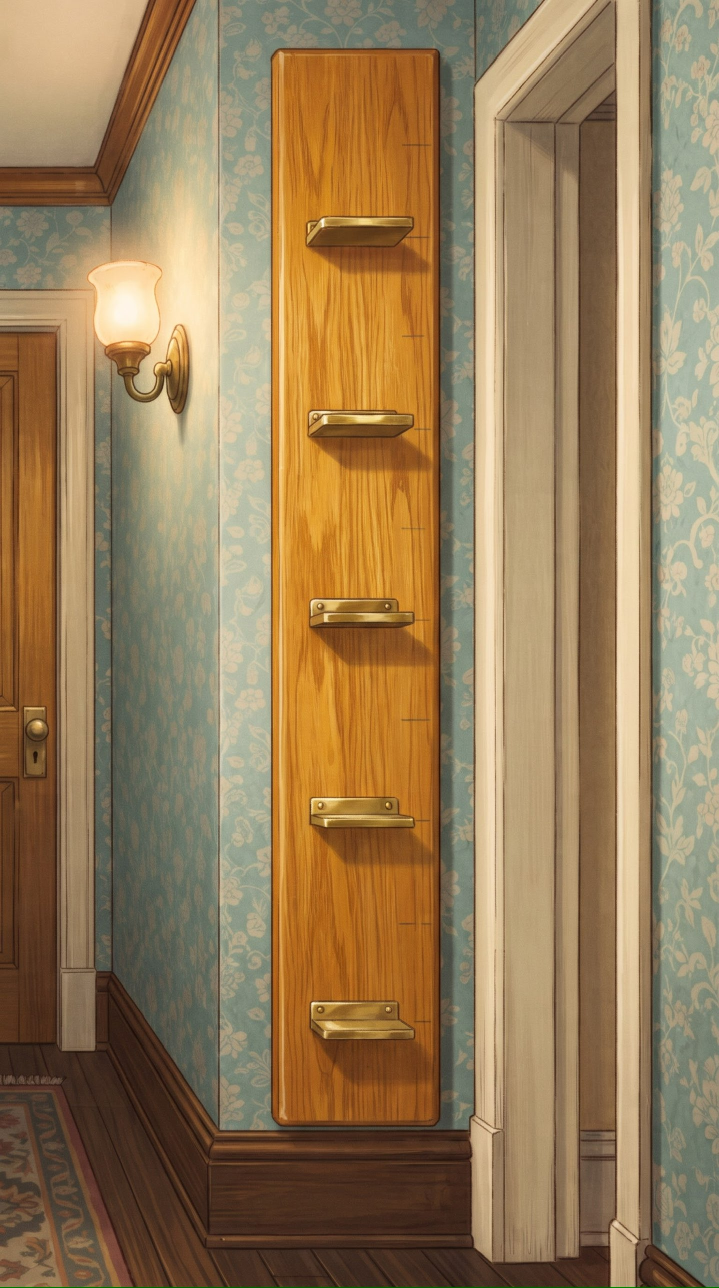
#> input picture episodes/2026-11-28_patrimoine_age/decors/ref_toise.jpg, 1438 x 2576 px, given in place of couverture.png, which was not available (shown at 1/2 size)
$ python couverture.py
#> lines starting #> are read from the running program, lines starting #| are printed output that depends on the picture
#> (the call stopped at in card, `s=cairo.ImageSurface(cairo.FORMAT_ARGB32,W,H); c=cairo.Context(s); bg(c)`: cairo is not available in this run)
### lib/gros_plan.py
"""Gros plans de Mister Coin pour les couvertures (24/11/2026).

Les 14 expressions sont dans mister_coin/gros_plans/couv_*.png (détourées, cadre complet 1438 × 2576 : le bas de l'image est le bas de la couverture).
coller() les pose en bas d'une couverture 1080 × 1920 du gabarit lib/cards_lib.py, sous le titre et la question, avec le halo doré habituel.
Liste et usages : mister_coin/veo/prompts_gemini_gros_plans_couvertures.md.
"""
import os
from PIL import Image, ImageFilter

ICI = os.path.dirname(os.path.abspath(__file__))
DOSSIER = os.path.join(ICI, '..', 'mister_coin', 'gros_plans')
EXPRESSIONS = sorted(f[5:-4] for f in os.listdir(DOSSIER) if f.startswith('couv_') and f.endswith('.png'))

def coller(im, expression, haut_libre=1110, largeur_max=1.0, halo=.7):
    """im : couverture RGBA (1080 × 1920). expression : 'choc', 'etoiles', 'sceptique'…
    haut_libre : y au-dessus duquel rien de Mister Coin ne doit monter (titre, sous-titre et question restent dégagés).
    Il est mis à l'échelle pour tenir sous haut_libre et dans la largeur, centré, posé sur le bas de la couverture."""
#> called with expression = 'victoire', haut_libre = 1110, largeur_max = 0.78, halo = 0.7
    W, H = im.size
    g = Image.open(os.path.join(DOSSIER, f'couv_{expression}.png')).convert('RGBA')
    x0, y0, x1, y1 = g.getbbox()
#> x0 = 0; y0 = 0; x1 = 1438; y1 = 2576
    e = min(W * largeur_max / g.width, (H - haut_libre) / (g.height - y0))
#> e = 0.569
    g = g.resize((round(g.width * e), round(g.height * e)), Image.LANCZOS)
    cx = (x0 + x1) / 2 * e
#> cx = 409.2
    pos = (round(W / 2 - cx), H - g.height)
#> pos = (310, 1110)
    calque = Image.new('RGBA', (W, H), 0)
#> calque: PIL image 1438x2576 RGBA; every value is 0
    if pos[0] < 0: g = g.crop((-pos[0], 0, g.width, g.height)); pos = (0, pos[1])   # alpha_composite refuse les positions négatives
    calque.alpha_composite(g, pos)
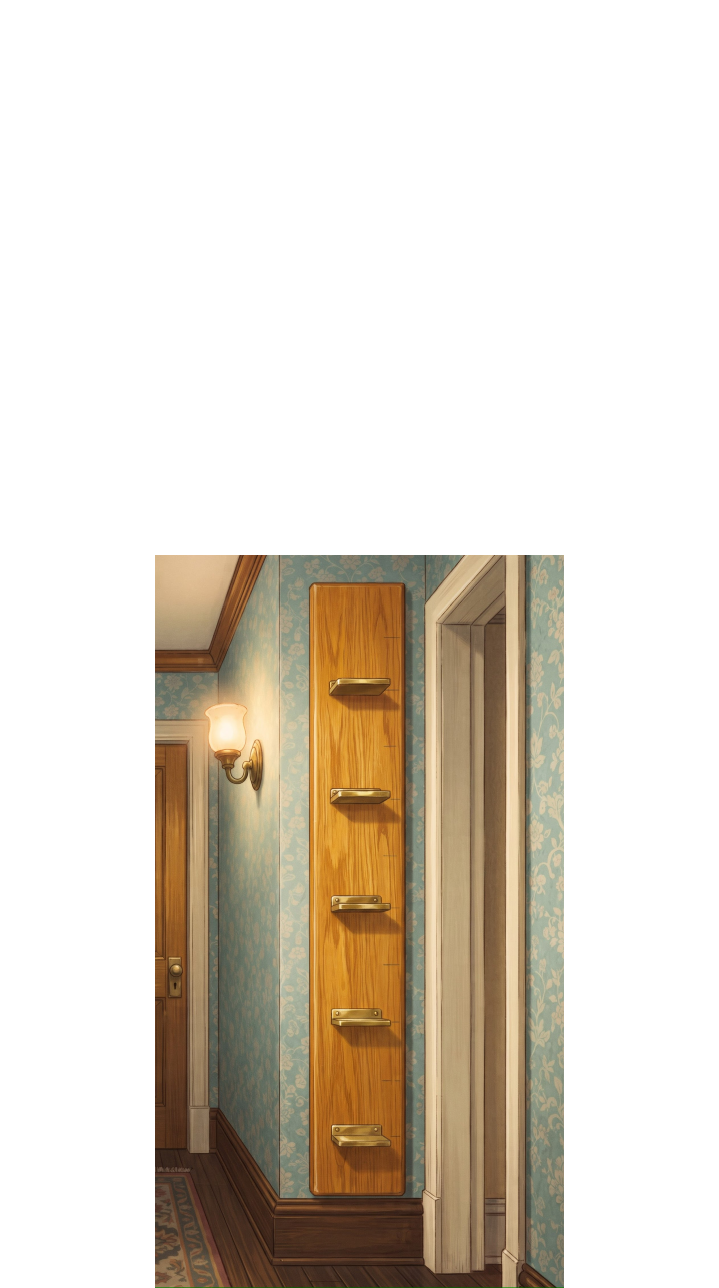
#> calque: PIL image 1438x2576 RGBA (shown at 1/2 size); mean R, G, B, A 48.8, 40.4, 28.4, 82.6; transparent parts drawn white
    lueur = Image.new('RGBA', (W, H), (255, 200, 110, 0))
    lueur.putalpha(calque.getchannel('A').filter(ImageFilter.GaussianBlur(45)).point(lambda v: int(v * halo)))
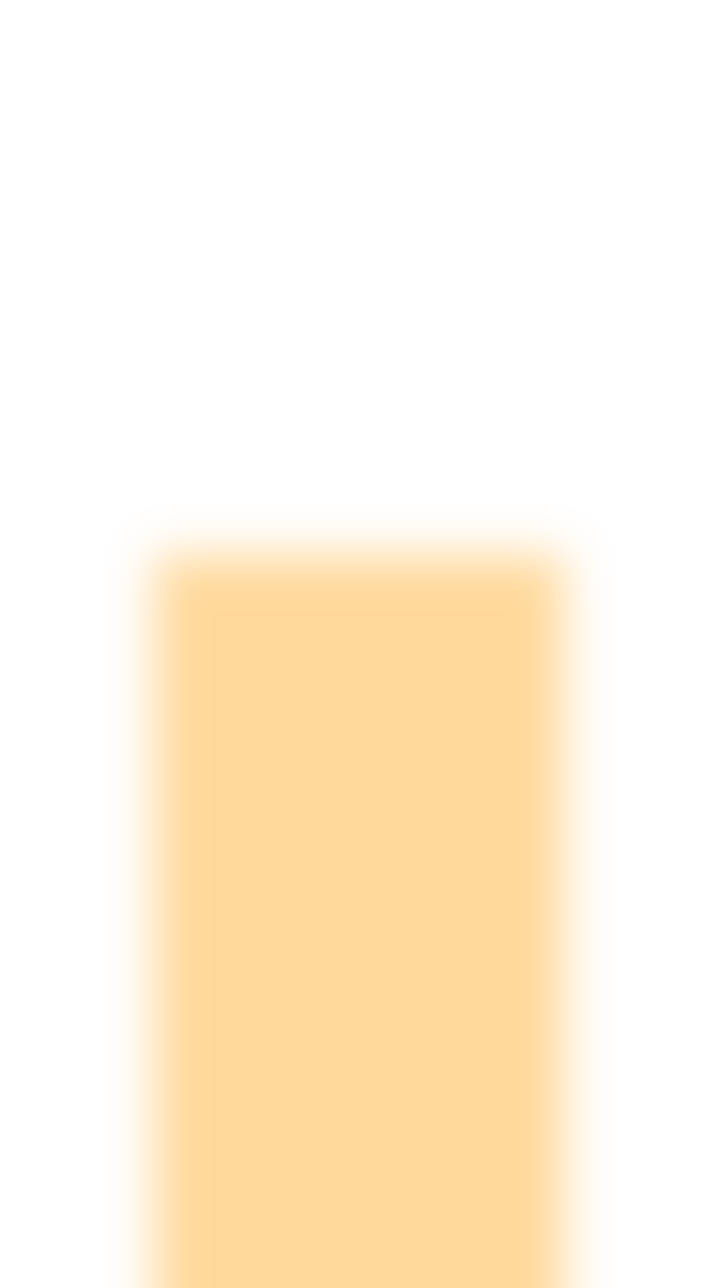
#> lueur: PIL image 1438x2576 RGBA (shown at 1/2 size); mean R, G, B, A 255, 200, 110, 57.6; transparent parts drawn white
    im.alpha_composite(lueur); im.alpha_composite(calque)
#> after `im.alpha_composite(lueur)`:
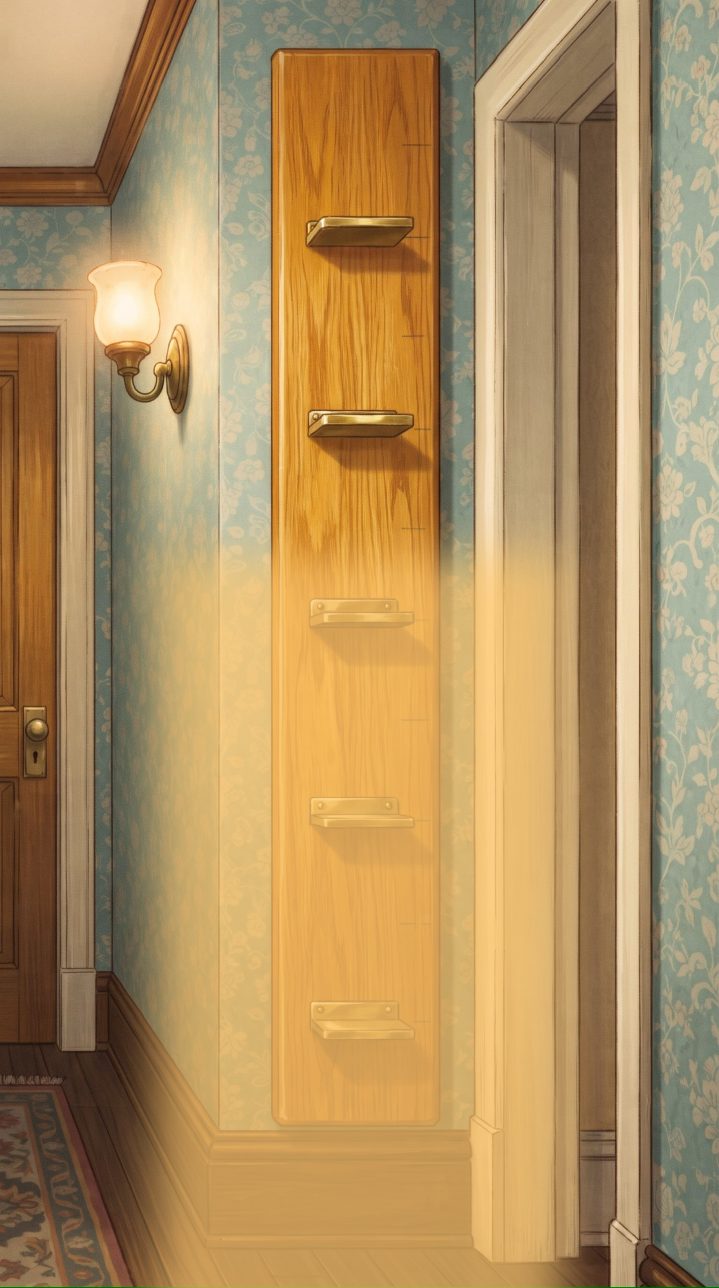
#> im: PIL image 1438x2576 RGBA (shown at 1/2 size); mean R, G, B, A 175.9, 144.2, 95.9, 255
#> after `im.alpha_composite(calque)`:
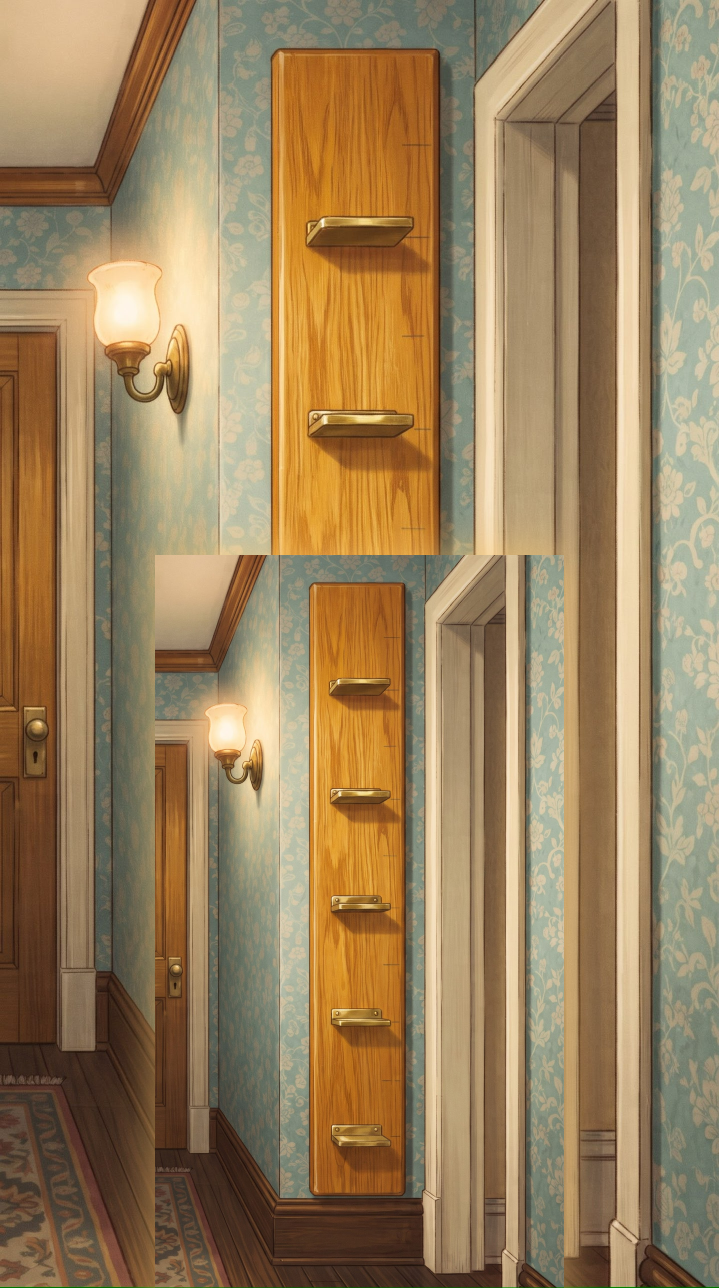
#> im: PIL image 1438x2576 RGBA (shown at 1/2 size); mean R, G, B, A 154.5, 129.2, 92.4, 255
    return im

### lib/cards_lib.py
import math, cairo
W,H=1080,1920
def hx(h,a=1): return (int(h[0:2],16)/255,int(h[2:4],16)/255,int(h[4:6],16)/255,a)
def width(c,s,fam,size,track):
    c.select_font_face(fam,0,0); c.set_font_size(size); return sum(c.text_extents(ch).x_advance+track for ch in s)-track
# [4 lines left out: function put, not called in this run]
def bg(c):
    g=cairo.LinearGradient(0,0,0,H); g.add_color_stop_rgb(0,*hx('05070C')[:3]); g.add_color_stop_rgb(.55,*hx('0A1730')[:3]); g.add_color_stop_rgb(1,*hx('12306B')[:3]); c.set_source(g); c.paint()
    r=cairo.RadialGradient(540,1500,0,540,1500,900); r.add_color_stop_rgba(0,*hx('2D5BB8',.35)); r.add_color_stop_rgba(1,*hx('2D5BB8',0)); c.set_source(r); c.paint()
def fit(c,s,fam,size,track,maxw):
    while width(c,s,fam,size,track)>maxw: size-=2
    return size
def card(name,slot,path,sub=None):
    s=cairo.ImageSurface(cairo.FORMAT_ARGB32,W,H); c=cairo.Context(s); bg(c)
    if slot:
        c.new_path(); x,y,sz,r=390,500,300,36
        c.new_sub_path(); c.arc(x+sz-r,y+r,r,-math.pi/2,0); c.arc(x+sz-r,y+sz-r,r,0,math.pi/2); c.arc(x+r,y+sz-r,r,math.pi/2,math.pi); c.arc(x+r,y+r,r,math.pi,1.5*math.pi); c.close_path()
        c.set_source_rgba(*hx('FFFFFF',.06)); c.fill_preserve(); c.set_dash([14,12]); c.set_source_rgba(*hx('FFFFFF',.55)); c.set_line_width(2.5); c.stroke(); c.set_dash([])
        put(c,"LOGO",y+sz/2+8,"Poppins Medium",26,'FFFFFF',8,.6)
        sz_=fit(c,name,"Poppins Medium",34,10,880); put(c,name,930,"Poppins Medium",sz_,'FFFFFF',10,.85); qy=1090
    else:
        sz_=fit(c,name,"Poppins Medium",92,10,900); put(c,name,800,"Poppins Medium",sz_,'FFFFFF',10); ly=860; qy=1000
        if sub:                                                                       # sous-titre facultatif, une ou plusieurs lignes, ex. « (GUCCI) »
            lines=[sub] if isinstance(sub,str) else list(sub); fs=min(fit(c,l,"Poppins Light",44,6,880) for l in lines)
            for i,l in enumerate(lines): put(c,l,875+i*(fs+16),"Poppins Light",fs,'FFFFFF',6,.85)
            ly=875+(len(lines)-1)*(fs+16)+60; qy=ly+120
        c.new_path(); c.move_to(500,ly); c.line_to(580,ly); c.set_source_rgba(*hx('FFFFFF',.5)); c.set_line_width(2); c.stroke()
    put(c,"Et toi, tu achètes ?",qy+(0 if not slot else 0),"Poppins Light",58,'FFFFFF',1)
    s.write_to_png(path)

### episodes/2026-11-28_patrimoine_age/couverture.py
"""Couverture de « Les Français de ton âge ont combien d'argent ? » (style maison, lib/cards_lib.py) : la toise du couloir assombrie,
titre, sous-titre et question réglables (TITRE, SOUS, QUESTION), fond FOND (toise ou couloir),
gros plan de Mister Coin (lib/gros_plan.py, expression EXPR, largeur TAILLE). SORTIE : chemin du PNG."""
import cairo, numpy as np, sys, os, subprocess
HERE = os.path.dirname(os.path.abspath(__file__)); ROOT = os.path.abspath(os.path.join(HERE, '..', '..'))
sys.path.insert(0, f'{ROOT}/lib'); sys.path.insert(0, f'{ROOT}/mister_coin')
from PIL import Image
import cards_lib as cards
from cards_lib import W, H
TMP = f'{HERE}/tmp'; os.makedirs(TMP, exist_ok=True)
def still(src, n, dst):
    if not os.path.exists(dst):
        subprocess.run(['ffmpeg', '-loglevel', 'error', '-y', '-i', src, '-vf', f'select=eq(n\\,{n})', '-vframes', '1', dst], check=True)
    return Image.open(dst).convert('RGB')
def bg(c):
    if FOND == 'toise': d = Image.open(f'{HERE}/decors/ref_toise.jpg').convert('RGB').resize((W, H), Image.LANCZOS)
    else: d = still(f'{HERE}/decors/sr/decor_couloir.mp4', 70, f'{TMP}/couloir_couv.png').resize((W, H), Image.LANCZOS)
    from PIL import ImageEnhance
    d = ImageEnhance.Color(d).enhance(1.45); d = ImageEnhance.Contrast(d).enhance(1.12)          # couleurs vives (retour du 27/11 : « couleurs ternes »)
    arr = np.asarray(d.convert('RGB')).astype(np.float32); y = np.arange(H)[:, None, None]
    dark = np.interp(y, [0, 650, 1120, 1320, H], [.30, .22, .22, .05, .12])
    xs = np.arange(W)[None, :, None]; band = np.exp(-((y-910)/150.0)**2)*np.exp(-((xs-540)/600.0)**2); dark = np.clip(dark+.42*band, 0, .9)   # voile sombre seulement sous le texte
    arr *= 1-dark; b = Image.fromarray(arr.astype(np.uint8)).convert('RGBA').tobytes('raw', 'BGRa')
    src = cairo.ImageSurface.create_for_data(bytearray(b), cairo.FORMAT_ARGB32, W, H); c.set_source_surface(src); c.paint()
EXPR = os.environ.get('EXPR', 'victoire'); FOND = os.environ.get('FOND', 'toise')
TITRE = os.environ.get('TITRE', "COMBIEN D'ARGENT ONT"); SOUS = os.environ.get('SOUS', "LES FRANÇAIS DE TON ÂGE ?")
QUESTION = os.environ.get('QUESTION', "Et toi, ta marque est où ?"); TAILLE = float(os.environ.get('TAILLE', '.78'))
cards.bg = bg
_put = cards.put
def _q(c, s_, y, fam, size, *a, **k):
    if s_ == "Et toi, tu achètes ?": s_ = QUESTION; size = cards.fit(c, s_, fam, size, 0, 900)
    return _put(c, s_, y, fam, size, *a, **k)
cards.put = _q
path = os.environ.get('SORTIE', f'{HERE}/couverture.png'); cards.card(TITRE, False, path, sub=(SOUS,))
im = Image.open(path).convert('RGBA')
import gros_plan; gros_plan.coller(im, EXPR, largeur_max=TAILLE)
im.convert('RGB').save(path); print('ok')
#| ok
